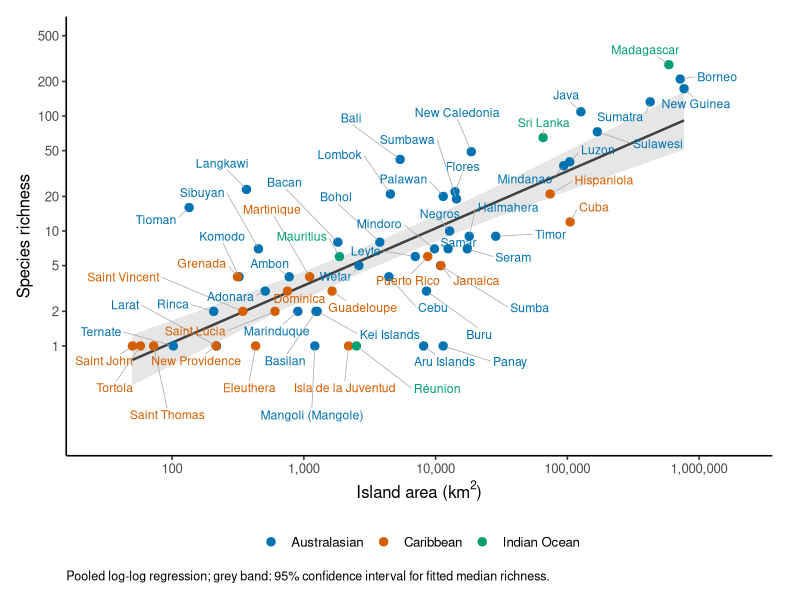
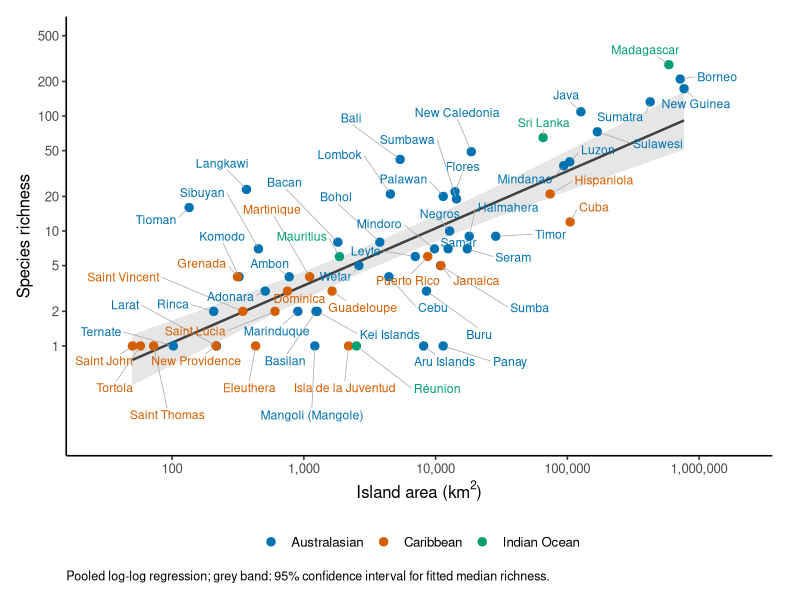

R code for these plots, in order: (Note: this script raises an error after producing the figures.)
# Open the paleo-islands project and run from the project root.
library(readxl)
library(ggplot2)
library(ggrepel)

# All islands; one pooled power relationship ----
islands <- as.data.frame(read_excel("data/richness/island-richness-area.xlsx"))
islands$log_area <- log(islands$area_km2)
islands$log_richness <- log(islands$n_sp)
fit <- lm(log_richness ~ log_area, data = islands)

# Back-transformed fitted median and its 95% confidence band ----
curve <- data.frame(area_km2 = exp(seq(min(islands$log_area), max(islands$log_area), length.out = 300)))
curve$log_area <- log(curve$area_km2)
interval <- predict(fit, newdata = curve, interval = "confidence", level = .95)
curve$richness <- exp(interval[, "fit"])
curve$lower <- exp(interval[, "lwr"])
curve$upper <- exp(interval[, "upr"])

# Names are retained even in crowded regions of the plot ----
figure <- ggplot(islands, aes(area_km2, n_sp)) +
  geom_ribbon(data = curve, aes(x = area_km2, ymin = lower, ymax = upper),
              inherit.aes = FALSE, fill = "grey85", alpha = .65) +
  geom_line(data = curve, aes(area_km2, richness), inherit.aes = FALSE,
            colour = "grey25", linewidth = .85) +
  geom_point(aes(colour = region), size = 2.5) +
  geom_text_repel(aes(label = island, colour = region), seed = 26,
    size = 3.1, max.overlaps = Inf, max.iter = 100000, max.time = 10,
    box.padding = .45, point.padding = .2, min.segment.length = 0,
    segment.colour = "grey65", segment.size = .25, show.legend = FALSE) +
  scale_x_log10(breaks = c(100, 1000, 10000, 100000, 1000000),
    labels = c("100", "1,000", "10,000", "100,000", "1,000,000"),
    expand = expansion(mult = c(.12, .16))) +
  scale_y_log10(breaks = c(1, 2, 5, 10, 20, 50, 100, 200, 500),
    expand = expansion(mult = c(.22, .15))) +
  scale_colour_manual(values = c(Australasian = "#0072B2", Caribbean = "#D55E00", "Indian Ocean" = "#009E73")) +
  labs(x = expression("Island area (km"^2*")"), y = "Species richness", colour = NULL,
    caption = "Pooled log-log regression; grey band: 95% confidence interval for fitted median richness.") +
  theme_classic(base_size = 12) +
  theme(legend.position = "bottom", plot.caption = element_text(size = 9, hjust = 0),
        plot.margin = margin(12, 20, 12, 12))
if (interactive()) print(figure)

dir.create("area-estimation/plots/pilot-regression", recursive = TRUE, showWarnings = FALSE)
ggsave("area-estimation/plots/pilot-regression/all-islands-labelled.pdf", figure, width = 13, height = 10)
ggsave("area-estimation/plots/pilot-regression/all-islands-labelled.png", figure, width = 13, height = 10, dpi = 180)
write.csv(cbind(coef(summary(fit)), confint(fit)),
  "area-estimation/results/pilot-regression/pooled-regression-coefficients.csv")
